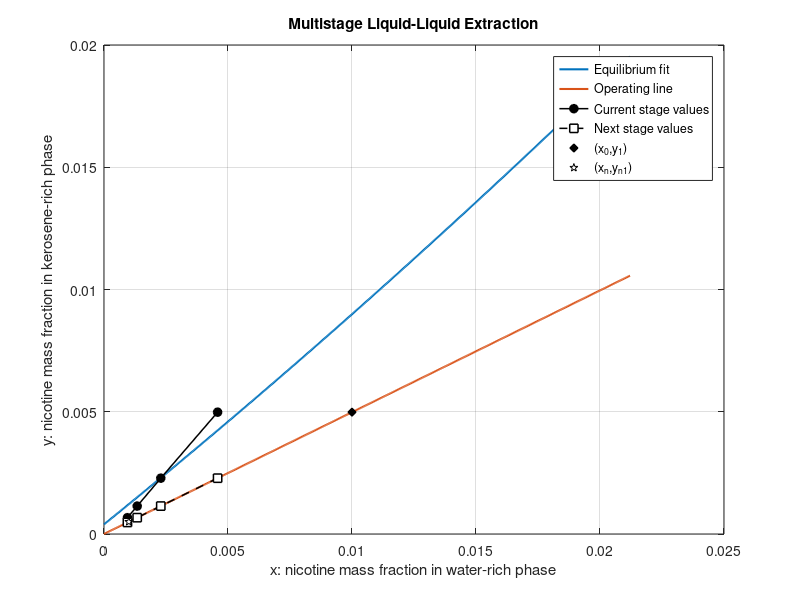

Reproduce this figure in MATLAB.
%%%%%%%%%%%%%%%%%%%%%%%%%%%%%%%%%%%%%%%%%%%%%%%%%%%%%%%%%%%%%%%%%%%%%%%%%%%
% Process Simulation Laboratory-I
%
% Aim: To determine the number of theoretical stages required for the
%      countercurrent liquid-liquid extraction of nicotine from water
%      using kerosene, using equilibrium and operating-line correlations.
%
% Author: Mridun Gupta (IMT.CE, 2024)
%
% Roll Number: J24IMT624
%%%%%%%%%%%%%%%%%%%%%%%%%%%%%%%%%%%%%%%%%%%%%%%%%%%%%%%%%%%%%%%%%%%%%%%%%%%

clc;
clear;
close all;

format short g;
format compact;

%% ----------------------- GIVEN DATA --------------------------------------

% Total water-solution flow rate entering the extractor
L_0 = 100;                    % kg/h

% Total kerosene-solution flow rate entering the extractor
V_n = 200;                    % kg/h

% Nicotine mass fraction in the entering water solution
x_0 = 0.0100;

% Nicotine mass fraction in the entering kerosene solution
y_n1 = 0.0005;

% Required nicotine mass fraction in the exiting water solution
x_n = 0.0010;

% Experimental equilibrium data
% x = nicotine mass fraction in the water-rich phase
% y = nicotine mass fraction in the kerosene-rich phase
x = [0.0001010 0.0024600 0.0050000 0.0074600 0.0098800 0.0202000];
y = [0.000806  0.001959  0.004540  0.006820  0.009040  0.018500];

fprintf('==============================================================\n');
fprintf('       PROCESS SIMULATION LABORATORY-I : LLE\n');
fprintf('==============================================================\n\n');

fprintf('Water-solution flow rate, L_0 = %.4f kg/h\n',L_0);
fprintf('Kerosene-solution flow rate, V_n = %.4f kg/h\n',V_n);
fprintf('Entering water composition, x_0 = %.6f\n',x_0);
fprintf('Entering kerosene composition, y_n1 = %.6f\n',y_n1);
fprintf('Required exiting water composition, x_n = %.6f\n\n',x_n);

%% ----------------------- EQUILIBRIUM LINE -------------------------------

% Fit the equilibrium data with a second-order polynomial:
% y = A2*x^2 + A1*x + A0
PF = polyfit(x,y,2);

A2 = PF(1);
A1 = PF(2);
A0 = PF(3);

%% ----------------------- MATERIAL BALANCE -------------------------------

% Solute-free carrier flow rates
L_dash = L_0*(1-x_0);
V_dash = V_n*(1-y_n1);

% Solute-free concentrations
X_0 = x_0/(1-x_0);
X_n = x_n/(1-x_n);
Y_n1 = y_n1/(1-y_n1);

% Overall solute balance:
% L'(X_0-X_n) = V'(Y_1-Y_n1)
Y_1 = Y_n1 + (L_dash/V_dash)*(X_0-X_n);

y_1 = Y_1/(1+Y_1);

%% ----------------------- OPERATING LINE ---------------------------------

% The operating line passes through (x_n,y_n1) and (x_0,y_1).
OL_1 = [x_n x_0];
OL_2 = [y_n1 y_1];
PF_1 = polyfit(OL_1,OL_2,1);

B1 = PF_1(1);
B0 = PF_1(2);

%% ----------------------- STAGE CALCULATION ------------------------------

% This stepping expression follows the variable sequence and calculation
% form shown in the instructor's classroom reference code.
N = 1;
y_current = y_1;

stage_no = [];
stage_y = [];
stage_x = [];
stage_y_new = [];

while true

    % Equilibrium step used in the instructor's classroom algorithm
    x_new = A2*(y_current^2) + A1*y_current + A0;

    % Operating-line step
    y_new = B1*x_new + B0;

    stage_no(end+1,1) = N; %#ok<SAGROW>
    stage_y(end+1,1) = y_current; %#ok<SAGROW>
    stage_x(end+1,1) = x_new; %#ok<SAGROW>
    stage_y_new(end+1,1) = y_new; %#ok<SAGROW>

    % Stop when the new value reaches or falls below the entering
    % kerosene composition.
    if y_new <= y_n1
        break;
    end

    y_current = y_new;
    N = N + 1;

    if N > 100
        error('Stage calculation exceeded 100 stages. Check the input data.');
    end
end

Number_of_Stages = N;

%% ----------------------- DISPLAY RESULTS --------------------------------

fprintf('Equilibrium polynomial:\n');
fprintf('y = %.10f*x^2 + %.10f*x + %.10f\n\n',A2,A1,A0);

fprintf('Solute-free carrier flow rates:\n');
fprintf('L'' = %.6f kg/h\n',L_dash);
fprintf('V'' = %.6f kg/h\n\n',V_dash);

fprintf('Solute-free concentrations:\n');
fprintf('X_0 = %.10f\n',X_0);
fprintf('X_n = %.10f\n',X_n);
fprintf('Y_n1 = %.10f\n',Y_n1);
fprintf('Y_1 = %.10f\n',Y_1);
fprintf('Top extract composition, y_1 = %.10f\n\n',y_1);

fprintf('Operating line:\n');
fprintf('y = %.10f*x + %.10e\n\n',B1,B0);

fprintf('Stage-by-stage calculation:\n');
fprintf('Stage      y(current)      x(new)          y(new)\n');
for i = 1:numel(stage_no)
    fprintf('%3d       %12.8f   %12.8f   %12.8f\n', ...
        stage_no(i),stage_y(i),stage_x(i),stage_y_new(i));
end

fprintf('\nNumber_of_Stages = %d theoretical stages\n',Number_of_Stages);
fprintf('==============================================================\n');

%% ----------------------- PLOT -------------------------------------------

x_plot = linspace(0,max(x_0,max(x))*1.05,500);
y_eq_plot = A2*x_plot.^2 + A1*x_plot + A0;
y_op_plot = B1*x_plot + B0;

figure('Name','Multistage Liquid-Liquid Extraction','NumberTitle','off');
plot(x_plot,y_eq_plot,'LineWidth',1.5);
hold on;
plot(x_plot,y_op_plot,'LineWidth',1.5);

% Display the successive calculated stage points.
plot(stage_x,stage_y,'ko-','LineWidth',1.1,'MarkerFaceColor','k');
plot(stage_x,stage_y_new,'ks--','LineWidth',1.1,'MarkerFaceColor','w');
plot(x_0,y_1,'kd','MarkerFaceColor','k');
plot(x_n,y_n1,'kp','MarkerFaceColor','w');

grid on;
xlabel('x: nicotine mass fraction in water-rich phase');
ylabel('y: nicotine mass fraction in kerosene-rich phase');
title('Multistage Liquid-Liquid Extraction');
legend('Equilibrium fit','Operating line','Current stage values', ...
       'Next stage values','(x_0,y_1)','(x_n,y_{n1})', ...
       'Location','best');
hold off;
